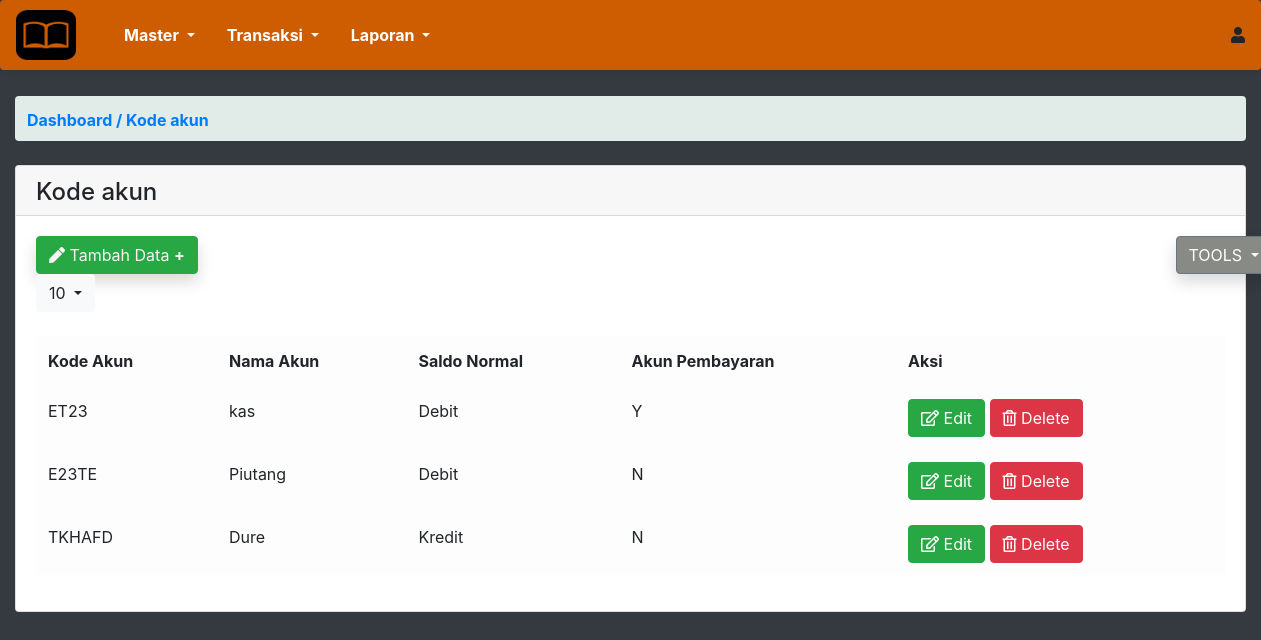
The page /kode_akun/ on the database its author committed.
### app_akuntansi/models.py (models this page shows, shortened)
class Kode_akun(models.Model):
    pilihan_saldo = (
        ('Debit','Debit'),
        ('Kredit','Kredit')
    )
    pilihan_akun_pembayaran = (
        ('Y','Y'),
        ('N','N')
    )
    kode_akun  = models.CharField(max_length=20)
    nama       = models.CharField(max_length=100)
    saldo_normal = models.CharField(max_length=100, choices=pilihan_saldo, blank=True, null=True)
    akun_pembayaran = models.CharField(max_length=100,choices=pilihan_akun_pembayaran, blank=True, null=True)

### app_akuntansi/views.py (the view)
# urls.py: path('kode_akun/', views.kode_akun, name='kode_akun'),
def kode_akun(request):
    kode_akuns = Kode_akun.objects.all()
    context = {
        'head':'Kode akun',
        'kode_akun':kode_akuns
    }
    return render(request,'kode_akun.html',context)

### templates/kode_akun.html (shortened to what this page needs)
{% extends 'base.html' %}
{% load static %}
{% block content_body %}
<div class="card">
  <div class="card-header" style="height: 50px;">
    <h4>{{head}}</h4>
  </div>
  <div class="card-body">
  <div class="row ">
      <div class="col-sm-6">
        <button
         type="button"
          class="btn btn-success shadow">
          <a href="{% url 'app_akuntansi:tambah_kode_akun' %}">
            <i class="fas fa-pen"></i>
            Tambah Data <strong>+</strong></a>
        </button>
        <div class="dropdown">
          <button class="btn btn-light dropdown-toggle" type="button" id="dropdownMenu2" data-toggle="dropdown" aria-haspopup="true" aria-expanded="false">
            10
          </button>
        </div>
      </div>
      <div class="col-sm-6">
        <div style="margin-left: 530px;" class="dropdown tools">
        <button class="btn btn-secondary dropdown-toggle shadow" type="button" id="dropdownMenu2" data-toggle="dropdown" aria-haspopup="true" aria-expanded="false">
          TOOLS
        </button>
        </div>
      </div>
    </div>
    <table class="table table-light mt-4">
      <thead>
        <tr>
          <th scope="col">Kode Akun</th>
          <th scope="col">Nama Akun</th>
          <th scope="col">Saldo Normal</th>
          <th scope="col">Akun Pembayaran</th>
          <th scope="col">Aksi</th>
        </tr>
      </thead>
      <tbody>
        {% for kode_akun in kode_akun  %}
          <tr>
            <td>{{kode_akun.kode_akun}}</td>
            <td>{{kode_akun.nama}}</td>
            <td>{{kode_akun.saldo_normal}}</td>
            <td>{{kode_akun.akun_pembayaran}}</td>
            <td><a class="btn btn-success" href="{% url 'app_akuntansi:edit_kode_akun' id_input=kode_akun.id %}">
                <i class="far fa-edit"></i>
                Edit</a>
              <a class="btn btn-danger" href="{% url 'app_akuntansi:kode_akun_delete' id_input=kode_akun.id %}">
                <i class="far fa-trash-alt"></i>
                Delete</a></td></td>
          </tr>
        {% endfor %}
      </tbody>
    </table>
  </div>
</div>
{% endblock  %}

### static/stl.css (style rules this page uses)
.btn-secondary { background-color: #888A85; margin-right: 10px; }
.col-sm-6 { margin-top: 0; }
.col-sm-6 button a { color: whitesmoke; }

### rows shown on the page
Kode_akun: kode_akun "ET23", nama "kas", saldo_normal "Debit", akun_pembayaran "Y"
Kode_akun: kode_akun "E23TE", nama "Piutang", saldo_normal "Debit", akun_pembayaran "N"
Kode_akun: kode_akun "TKHAFD", nama "Dure", saldo_normal "Kredit", akun_pembayaran "N"

### other values the page prints
{{ head }} "Kode akun"
